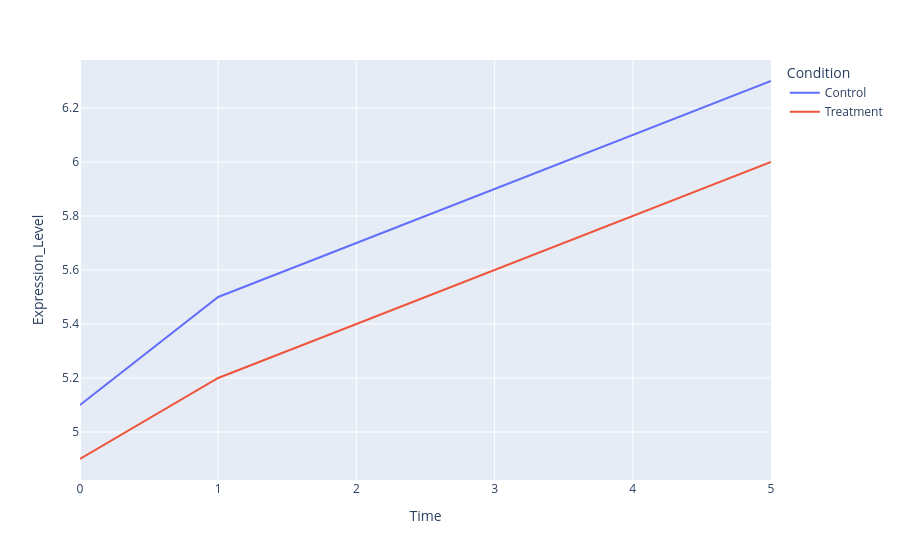

Notebook cell for this chart:
### Code cell
fig = px.line(df_gene, x='Time', y='Expression_Level',
color='Condition')
fig.show()

### Figure 1 — Plotly figure (JSON) as saved in the notebook; plotly's stock layout.template omitted (floating-point values rounded to 4 significant figures)
{"data": [{"hovertemplate": "Condition=Control<br>Time=%{x}<br>Expression_Level=%{y}<extra></extra>", "legendgroup": "Control", "line": {"color": "#636efa", "dash": "solid"}, "marker": {"symbol": "circle"}, "mode": "lines", "name": "Control", "orientation": "v", "showlegend": true, "type": "scatter", "x": [0, 1, 2, 3, 4, 5], "xaxis": "x", "y": [5.1, 5.5, 5.7, 5.9, 6.1, 6.3], "yaxis": "y"}, {"hovertemplate": "Condition=Treatment<br>Time=%{x}<br>Expression_Level=%{y}<extra></extra>", "legendgroup": "Treatment", "line": {"color": "#EF553B", "dash": "solid"}, "marker": {"symbol": "circle"}, "mode": "lines", "name": "Treatment", "orientation": "v", "showlegend": true, "type": "scatter", "x": [0, 1, 2, 3, 4, 5], "xaxis": "x", "y": [4.9, 5.2, 5.4, 5.6, 5.8, 6], "yaxis": "y"}], "layout": {"autosize": true, "legend": {"title": {"text": "Condition"}, "tracegroupgap": 0}, "margin": {"t": 60}, "xaxis": {"anchor": "y", "autorange": true, "domain": [0, 1], "range": [0, 5], "title": {"text": "Time"}, "type": "linear"}, "yaxis": {"anchor": "x", "autorange": true, "domain": [0, 1], "range": [4.822, 6.378], "title": {"text": "Expression_Level"}, "type": "linear"}}}
